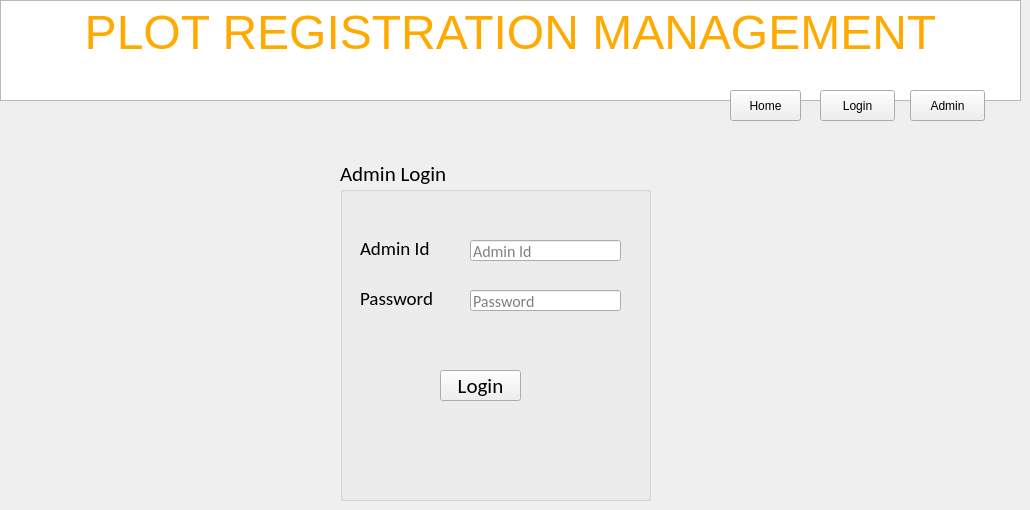
    <widget class="QWidget" name="tab_5">
     <attribute name="title">
      <string>adminlogin</string>
     </attribute>
     <widget class="QPushButton" name="pushButton_27">
      <property name="geometry">
       <rect>
        <x>730</x>
        <y>90</y>
        <width>71</width>
        <height>31</height>
       </rect>
      </property>
      <property name="text">
       <string>Home</string>
      </property>
     </widget>
     <widget class="QPushButton" name="pushButton_28">
      <property name="geometry">
       <rect>
        <x>820</x>
        <y>90</y>
        <width>75</width>
        <height>31</height>
       </rect>
      </property>
      <property name="text">
       <string>Login</string>
      </property>
     </widget>
     <widget class="QPushButton" name="pushButton_29">
      <property name="geometry">
       <rect>
        <x>910</x>
        <y>90</y>
        <width>75</width>
        <height>31</height>
       </rect>
      </property>
      <property name="text">
       <string>Admin</string>
      </property>
     </widget>
     <widget class="QTextEdit" name="textEdit_11">
      <property name="geometry">
       <rect>
        <x>0</x>
        <y>0</y>
        <width>1021</width>
        <height>101</height>
       </rect>
      </property>
      <property name="html">
       <string>&lt;!DOCTYPE HTML PUBLIC &quot;-//W3C//DTD HTML 4.0//EN&quot; &quot;http://www.w3.org/TR/REC-html40/strict.dtd&quot;&gt;
&lt;html&gt;&lt;head&gt;&lt;meta name=&quot;qrichtext&quot; content=&quot;1&quot; /&gt;&lt;style type=&quot;text/css&quot;&gt;
p, li { white-space: pre-wrap; }
&lt;/style&gt;&lt;/head&gt;&lt;body style=&quot; font-family:'Calibri'; font-size:12pt; font-weight:400; font-style:normal;&quot;&gt;
&lt;p align=&quot;center&quot; style=&quot; margin-top:0px; margin-bottom:0px; margin-left:0px; margin-right:0px; -qt-block-indent:0; text-indent:0px;&quot;&gt;&lt;span style=&quot; font-family:'MS Shell Dlg 2'; font-size:36pt; color:#ffaa00;&quot;&gt;PLOT REGISTRATION MANAGEMENT&lt;/span&gt;&lt;/p&gt;&lt;/body&gt;&lt;/html&gt;</string>
      </property>
     </widget>
     <widget class="QGroupBox" name="groupBox_2">
      <property name="geometry">
       <rect>
        <x>340</x>
        <y>160</y>
        <width>311</width>
        <height>341</height>
       </rect>
      </property>
      <property name="font">
       <font>
        <family>Calibri</family>
        <pointsize>16</pointsize>
       </font>
      </property>
      <property name="autoFillBackground">
       <bool>true</bool>
      </property>
      <property name="title">
       <string>Admin Login</string>
      </property>
      <widget class="QLabel" name="label_6">
       <property name="geometry">
        <rect>
         <x>20</x>
         <y>80</y>
         <width>91</width>
         <height>16</height>
        </rect>
       </property>
       <property name="font">
        <font>
         <pointsize>14</pointsize>
        </font>
       </property>
       <property name="text">
        <string>Admin Id</string>
       </property>
      </widget>
      <widget class="QLabel" name="label_7">
       <property name="geometry">
        <rect>
         <x>20</x>
         <y>130</y>
         <width>101</width>
         <height>16</height>
        </rect>
       </property>
       <property name="font">
        <font>
         <pointsize>14</pointsize>
        </font>
       </property>
       <property name="text">
        <string>Password</string>
       </property>
      </widget>
      <widget class="QLineEdit" name="lineEdit_5">
       <property name="geometry">
        <rect>
         <x>130</x>
         <y>80</y>
         <width>151</width>
         <height>21</height>
        </rect>
       </property>
       <property name="font">
        <font>
         <pointsize>12</pointsize>
        </font>
       </property>
       <property name="placeholderText">
        <string>Admin Id</string>
       </property>
      </widget>
      <widget class="QLineEdit" name="lineEdit_7">
       <property name="geometry">
        <rect>
         <x>130</x>
         <y>130</y>
         <width>151</width>
         <height>21</height>
        </rect>
       </property>
       <property name="font">
        <font>
         <pointsize>12</pointsize>
        </font>
       </property>
       <property name="echoMode">
        <enum>QLineEdit::Password</enum>
       </property>
       <property name="placeholderText">
        <string>Password</string>
       </property>
      </widget>
      <widget class="QPushButton" name="pushButton_9">
       <property name="geometry">
        <rect>
         <x>100</x>
         <y>210</y>
         <width>81</width>
         <height>31</height>
        </rect>
       </property>
       <property name="text">
        <string>Login</string>
       </property>
      </widget>
     </widget>
     <zorder>textEdit_11</zorder>
     <zorder>pushButton_27</zorder>
     <zorder>pushButton_28</zorder>
     <zorder>pushButton_29</zorder>
     <zorder>groupBox_2</zorder>
    </widget>
